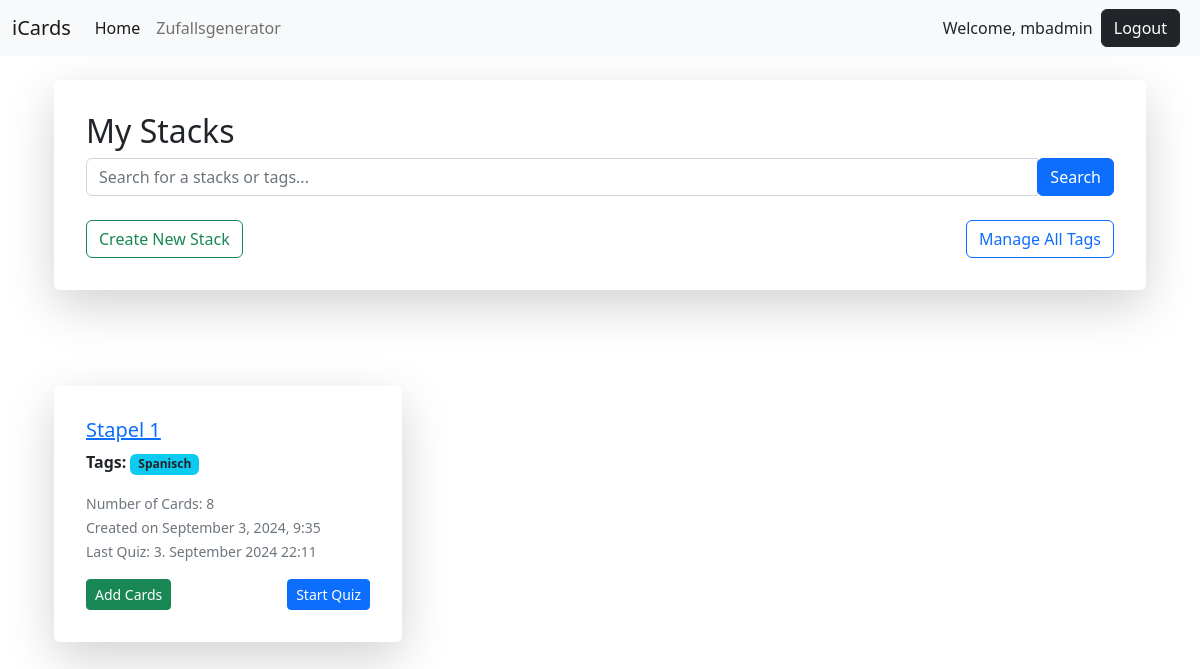
The app's page / (signed in) with its own data.
### icards/models.py (models this page shows, shortened)
class Stack(models.Model):
    name = models.CharField(max_length=255)
    user = models.ForeignKey(User, on_delete=models.CASCADE)
    created_at = models.DateTimeField(auto_now_add=True)
    last_quiz_timestamp = models.DateTimeField(null=True, blank=True)  #

class StackTag(models.Model):
    stack = models.ForeignKey(Stack, on_delete=models.CASCADE)
    tag = models.ForeignKey(Tag, on_delete=models.CASCADE)
    added_by = models.ForeignKey('auth.User', on_delete=models.SET_NULL, null=True)
    created_at = models.DateTimeField(auto_now_add=True)
    class Meta:
        unique_together = ('stack', 'tag')

class Tag(models.Model):
    name = models.CharField(max_length=100, unique=True)
    user = models.ForeignKey(User, on_delete=models.CASCADE, related_name='tags')
    created_at = models.DateTimeField(auto_now_add=True)

### icards/views.py (the view)
# urls.py: path('', views.home, name='home'),  # Home page URL
@login_required
def home(request):
    query = request.GET.get('q')
    if query:
        stacks = Stack.objects.filter(
            Q(name__icontains=query, user=request.user) |
            Q(stacktag__tag__name__icontains=query, user=request.user)
        ).distinct()
    else:
        stacks = Stack.objects.filter(user=request.user)
    last_quiz_subquery = Card.objects.filter(stack=OuterRef('pk')).order_by(
        '-last_quiz_timestamp').values('last_quiz_timestamp')[:1]
    stacks = stacks.annotate(last_quiz_date=Subquery(last_quiz_subquery), card_count=Count('cards')  # Count the number of cards in each stack
    )
    context = {
        'stacks': stacks,
    }
    return render(request, 'icards/home.html', context)

### icards/templates/icards/home.html (shortened to what this page needs)
{% extends 'profiles/base.html' %}
{% block content %}
<section class="container">
    <div class="container mt-0">
        <div class="row justify-content-center">
            <div class="col-md-12">
                <div class="card mt-4 border-0 shadow-lg p-3 mb-5 bg-body rounded">
                    <div class="card-body">
                        <h2 class="card-title">My Stacks</h2>
                        <form method="GET" action="{% url 'icards:home' %}" class="mb-4">
                            <div class="input-group">
                                <input type="text" name="q" class="form-control" placeholder="Search for a stacks or tags..." value="{{ request.GET.q }}">
                                <div class="input-group-append">
                                    <button class="btn btn-primary" type="submit">Search</button>
                                </div>
                            </div>
                        </form>
                       <div>
                            <a href="{% url 'icards:create_stack' %}" class="btn btn-outline-success">Create New Stack</a>
                            <a href="{% url 'icards:tags' %}" class="btn btn-outline-primary float-end">Manage All Tags</a>
                        </div>
                    </div>
                </div>
            </div>
        </div>
    </div>
    <div class="container mt-5">
        {% if stacks %}
        <div class="row">
            {% for stack in stacks %}
            <div class="col-md-4">
                  <div class="card mb-1 border-0 shadow-lg p-3 bg-body rounded">
                    <div class="card-body">
                        <a href="{% url 'icards:stack_detail' stack.id %}" class=""><h5 class="card-title">{{ stack.name }}</h5></a>
                        <p class="card-text">
                                <strong>Tags:</strong>
                                {% for stack_tag in stack.stacktag_set.all %}
                                    <span class="badge bg-info text-dark">{{ stack_tag.tag.name }}</span>
                                {% empty %}
                                    <span>No tags assigned</span>
                                {% endfor %}
                        </p>
                        <p class="card-text">
                            <small class="text-muted">Number of Cards: {{ stack.card_count }}</small> <br/>
                            <small class="text-muted">
                                Created on {{ stack.created_at|date:"F j, Y, g:i" }}
                            </small> <br/>
                            <small class="text-muted">
                                {% if stack.last_quiz_date %}
                                    Last Quiz: {{ stack.last_quiz_date }}
                                {% else %}
                                    No quizzes taken yet.
                                {% endif %}
                            </small>
                        </p>
                        <div class="d-flex justify-content-between align-items-center">
                            <a href="{% url 'icards:add_card' stack.id %}" class="btn btn-success btn-sm">Add Cards</a>
                            <a href="{% url 'icards:quiz_options' stack.id %}" class="btn btn-primary btn-sm">Start Quiz</a>
                        </div>
                    </div>
                </div>
            </div>
            {% endfor %}
        </div>
        {% else %}
            <p>No stacks found.</p>
        {% endif %}
    </div>
</section>
{% endblock %}

### profiles/templates/profiles/navbar.html (shortened to what this page needs)
<nav class="navbar navbar-expand-lg bg-light">
  <div class="container-fluid">
    <a class="navbar-brand" href="{% url 'icards:home' %}">iCards</a>
    <div class="collapse navbar-collapse" id="navbarSupportedContent">
      <ul class="navbar-nav me-auto mb-2 mb-lg-0">
        <li class="nav-item">
          <a class="nav-link active" aria-current="page" href="{% url 'icards:home' %}">Home</a>
        </li>
        <li class="nav-item">
          <a class="nav-link" href="{% url 'icards:random_direction' %}">Zufallsgenerator</a>
        </li>
      </ul>
      {% if user.is_authenticated %}
      <li class="nav-item nav-link">
        Welcome, {{ user.username }}
      </li>
      <li class="nav-item nav-link">
        <form action="{% url 'profiles:logout' %}" method="post" style="display:inline;">
          <button class="btn btn-dark mx-2" type="submit">Logout</button>
        </form>
      </li>
      {% else %}
        <li class="d-flex nav-item">
          <a class="nav-link" href="{% url 'profiles:login' %}">Login</a>
          <span class="nav-link mx-2">|</span>
          <a class="nav-link" href="{% url 'profiles:register' %}">Register</a>
        </li>
      {% endif %}
    </div>
  </div>
</nav>

### records on screen
Stack: name "Stapel 1", card_count "8", created_at "September 3, 2024, 9:35", last_quiz_date "3. September 2024 22:11"
StackTag: tag.name "Spanisch"

### other values on screen
{{ user.username }} "mbadmin"
